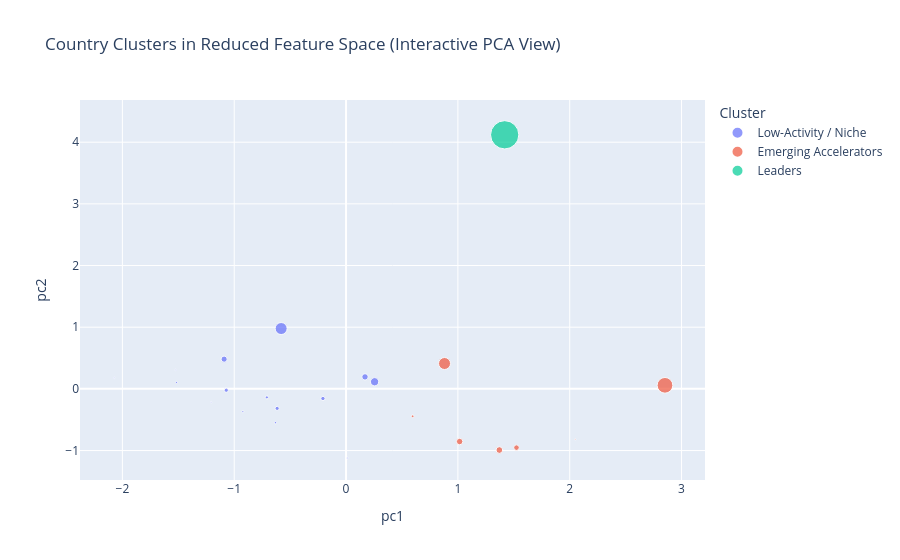

This figure's notebook cell:
### Code cell
cluster_features = feature_df[['total_publications', 'cagr_pct', 'recent_share_pct']].copy()
scaler = StandardScaler()
X_scaled = scaler.fit_transform(cluster_features)

kmeans = KMeans(n_clusters=3, random_state=42, n_init=20)
cluster_labels = kmeans.fit_predict(X_scaled)
clustered = cluster_features.copy()
clustered['cluster_id'] = cluster_labels

pca = PCA(n_components=2, random_state=42)
X_pca = pca.fit_transform(X_scaled)
clustered['pc1'] = X_pca[:, 0]
clustered['pc2'] = X_pca[:, 1]

cluster_profile = clustered.groupby('cluster_id')[['total_publications', 'cagr_pct', 'recent_share_pct']].mean()
cluster_rank = cluster_profile['total_publications'].rank(method='dense', ascending=False).astype(int)
cluster_name_map = {
    cid: ('Leaders' if rank == 1 else 'Emerging Accelerators' if rank == 2 else 'Low-Activity / Niche')
    for cid, rank in cluster_rank.items()
}
clustered['cluster_name'] = clustered['cluster_id'].map(cluster_name_map)

clustered_reset = clustered.reset_index()

fig = px.scatter(
    clustered_reset,
    x='pc1',
    y='pc2',
    color='cluster_name',
    size='total_publications',
    hover_name='country',
    hover_data={
        'total_publications': True,
        'cagr_pct': ':.2f',
        'recent_share_pct': ':.2f',
        'pc1': False,
        'pc2': False
    },
    title='Country Clusters in Reduced Feature Space (Interactive PCA View)'
)

fig.update_layout(
    legend_title="Cluster",
)

fig.show()

display(cluster_profile.sort_values('total_publications', ascending=False).round(2))

leaders_n = int((clustered['cluster_name'] == 'Leaders').sum())
emerging_n = int((clustered['cluster_name'] == 'Emerging Accelerators').sum())
niche_n = int((clustered['cluster_name'] == 'Low-Activity / Niche').sum())

### Figure 1 — Plotly figure (JSON) as saved in the notebook; plotly's stock layout.template omitted (floating-point values rounded to 4 significant figures)
{"data": [{"customdata": [[306.0, 9.82, 71.9], [95.0, 8.965, 74.74], [735.0, 15.02, 66.12], [38.0, 8.346, 68.42], [73.0, 8.609, 63.01], [677.0, 11.21, 59.97], [321.0, 9.372, 66.67], [173.0, 10.63, 68.21], [77.0, 8.678, 71.43], [330.0, 12.38, 69.7], [36.0, 6.676, 61.11], [37.0, 9.709, 59.46], [52.0, 8.831, 84.62], [1215.0, 14.01, 69.79], [2567.0, 12.21, 61.16]], "hovertemplate": "<b>%{hovertext}</b><br><br>cluster_name=Low-Activity / Niche<br>total_publications=%{customdata[0]}<br>cagr_pct=%{customdata[1]:.2f}<br>recent_share_pct=%{customdata[2]:.2f}<extra></extra>", "hovertext": ["Australia", "Austria", "Canada", "Czech Republic", "Denmark", "France", "India", "Israel", "Italy", "Japan", "Russia", "Spain", "Sweden", "Switzerland", "United Kingdom"], "legendgroup": "Low-Activity / Niche", "marker": {"color": "#636efa", "size": [306, 95, 735, 38, 73, 677, 321, 173, 77, 330, 36, 37, 52, 1215, 2567], "sizemode": "area", "sizeref": 35.63, "symbol": "circle"}, "mode": "markers", "name": "Low-Activity / Niche", "orientation": "v", "showlegend": true, "type": "scatter", "x": [-0.6162, -0.631, 0.1696, -1.206, -1.516, -1.09, -1.071, -0.7079, -0.9229, -0.2066, -2.073, -1.524, 0.0135, 0.2553, -0.5803], "xaxis": "x", "y": [-0.3164, -0.5484, 0.1942, -0.2149, 0.104, 0.482, -0.02145, -0.1376, -0.3698, -0.1561, 0.1789, 0.3069, -1.121, 0.1155, 0.9782], "yaxis": "y"}, {"customdata": [[4392.0, 18.52, 88.14], [2558.0, 15.56, 71.81], [748.0, 13.15, 84.36], [132.0, 14.72, 74.24], [552.0, 15.22, 85.51], [796.0, 13.86, 87.19], [32.0, 19.24, 81.25]], "hovertemplate": "<b>%{hovertext}</b><br><br>cluster_name=Emerging Accelerators<br>total_publications=%{customdata[0]}<br>cagr_pct=%{customdata[1]:.2f}<br>recent_share_pct=%{customdata[2]:.2f}<extra></extra>", "hovertext": ["China", "Germany", "Hong Kong", "Netherlands", "Singapore", "South Korea", "Taiwan"], "legendgroup": "Emerging Accelerators", "marker": {"color": "#EF553B", "size": [4392, 2558, 748, 132, 552, 796, 32], "sizemode": "area", "sizeref": 35.63, "symbol": "circle"}, "mode": "markers", "name": "Emerging Accelerators", "orientation": "v", "showlegend": true, "type": "scatter", "x": [2.852, 0.8806, 1.016, 0.5956, 1.524, 1.371, 2.05], "xaxis": "x", "y": [0.05762, 0.4112, -0.8542, -0.4444, -0.953, -0.992, -0.8188], "yaxis": "y"}, {"customdata": [[14250.0, 13.79, 66.31]], "hovertemplate": "<b>%{hovertext}</b><br><br>cluster_name=Leaders<br>total_publications=%{customdata[0]}<br>cagr_pct=%{customdata[1]:.2f}<br>recent_share_pct=%{customdata[2]:.2f}<extra></extra>", "hovertext": ["United States"], "legendgroup": "Leaders", "marker": {"color": "#00cc96", "size": [14254], "sizemode": "area", "sizeref": 35.63, "symbol": "circle"}, "mode": "markers", "name": "Leaders", "orientation": "v", "showlegend": true, "type": "scatter", "x": [1.419], "xaxis": "x", "y": [4.12], "yaxis": "y"}], "layout": {"legend": {"itemsizing": "constant", "title": {"text": "Cluster"}, "tracegroupgap": 0}, "title": {"text": "Country Clusters in Reduced Feature Space (Interactive PCA View)"}, "xaxis": {"anchor": "y", "domain": [0, 1], "title": {"text": "pc1"}}, "yaxis": {"anchor": "x", "domain": [0, 1], "title": {"text": "pc2"}}}}
